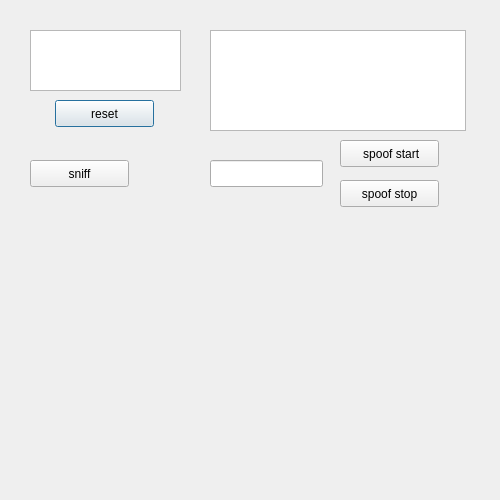
<?xml version="1.0" encoding="UTF-8"?>
<ui version="4.0">
 <class>main_dialog</class>
 <widget class="QDialog" name="main_dialog">
  <property name="geometry">
   <rect>
    <x>0</x>
    <y>0</y>
    <width>500</width>
    <height>500</height>
   </rect>
  </property>
  <property name="windowTitle">
   <string>main_dialog</string>
  </property>
  <widget class="QListWidget" name="nic_list">
   <property name="geometry">
    <rect>
     <x>30</x>
     <y>30</y>
     <width>151</width>
     <height>61</height>
    </rect>
   </property>
  </widget>
  <widget class="QPushButton" name="nic_reset_btn">
   <property name="geometry">
    <rect>
     <x>55</x>
     <y>100</y>
     <width>99</width>
     <height>27</height>
    </rect>
   </property>
   <property name="text">
    <string>reset</string>
   </property>
  </widget>
  <widget class="QTextBrowser" name="nic_info_browser">
   <property name="geometry">
    <rect>
     <x>210</x>
     <y>30</y>
     <width>256</width>
     <height>101</height>
    </rect>
   </property>
  </widget>
  <widget class="QPushButton" name="sniff_btn">
   <property name="geometry">
    <rect>
     <x>30</x>
     <y>160</y>
     <width>99</width>
     <height>27</height>
    </rect>
   </property>
   <property name="text">
    <string>sniff</string>
   </property>
  </widget>
  <widget class="QPushButton" name="spoof_start_btn">
   <property name="geometry">
    <rect>
     <x>340</x>
     <y>140</y>
     <width>99</width>
     <height>27</height>
    </rect>
   </property>
   <property name="text">
    <string> spoof start</string>
   </property>
  </widget>
  <widget class="QPushButton" name="spoof_stop_btn">
   <property name="geometry">
    <rect>
     <x>340</x>
     <y>180</y>
     <width>99</width>
     <height>27</height>
    </rect>
   </property>
   <property name="text">
    <string>spoof stop</string>
   </property>
   <property name="checkable">
    <bool>false</bool>
   </property>
  </widget>
  <widget class="QLineEdit" name="gateway_edit">
   <property name="geometry">
    <rect>
     <x>210</x>
     <y>160</y>
     <width>113</width>
     <height>27</height>
    </rect>
   </property>
  </widget>
 </widget>
 <layoutdefault spacing="6" margin="11"/>
 <resources/>
 <connections/>
</ui>
